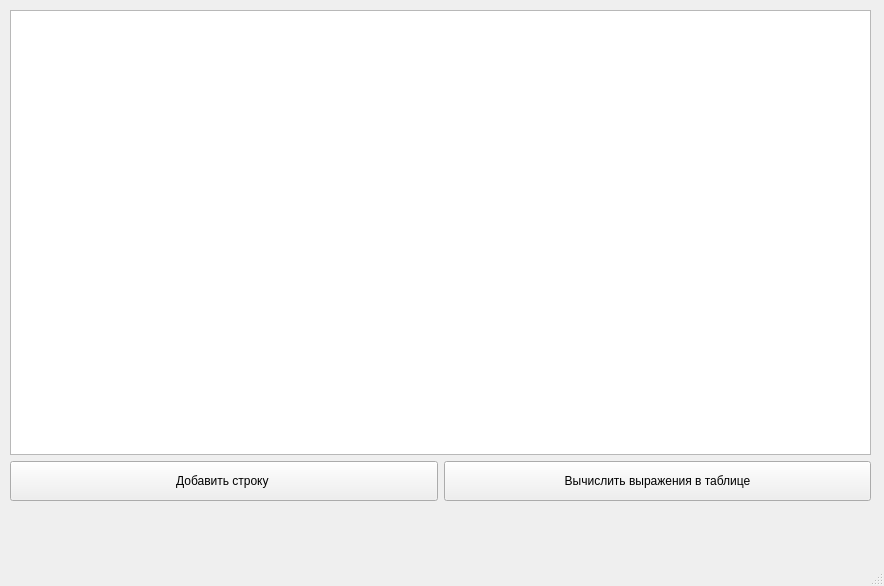
<?xml version="1.0" encoding="UTF-8"?>
<ui version="4.0">
 <class>MainWindow</class>
 <widget class="QMainWindow" name="MainWindow">
  <property name="geometry">
   <rect>
    <x>0</x>
    <y>0</y>
    <width>884</width>
    <height>586</height>
   </rect>
  </property>
  <property name="windowTitle">
   <string>MainWindow</string>
  </property>
  <widget class="QWidget" name="centralwidget">
   <widget class="QWidget" name="layoutWidget">
    <property name="geometry">
     <rect>
      <x>10</x>
      <y>10</y>
      <width>861</width>
      <height>491</height>
     </rect>
    </property>
    <layout class="QVBoxLayout" name="verticalLayout">
     <item>
      <widget class="QTableWidget" name="tableWidget"/>
     </item>
     <item>
      <layout class="QHBoxLayout" name="horizontalLayout">
       <item>
        <widget class="QPushButton" name="addRowButton">
         <property name="minimumSize">
          <size>
           <width>100</width>
           <height>40</height>
          </size>
         </property>
         <property name="text">
          <string>Добавить строку </string>
         </property>
        </widget>
       </item>
       <item>
        <widget class="QPushButton" name="calculateButton">
         <property name="minimumSize">
          <size>
           <width>100</width>
           <height>40</height>
          </size>
         </property>
         <property name="text">
          <string>Вычислить выражения в таблице</string>
         </property>
        </widget>
       </item>
      </layout>
     </item>
    </layout>
   </widget>
  </widget>
  <widget class="QMenuBar" name="menubar">
   <property name="geometry">
    <rect>
     <x>0</x>
     <y>0</y>
     <width>884</width>
     <height>25</height>
    </rect>
   </property>
  </widget>
  <widget class="QStatusBar" name="statusbar"/>
 </widget>
 <resources/>
 <connections/>
</ui>
